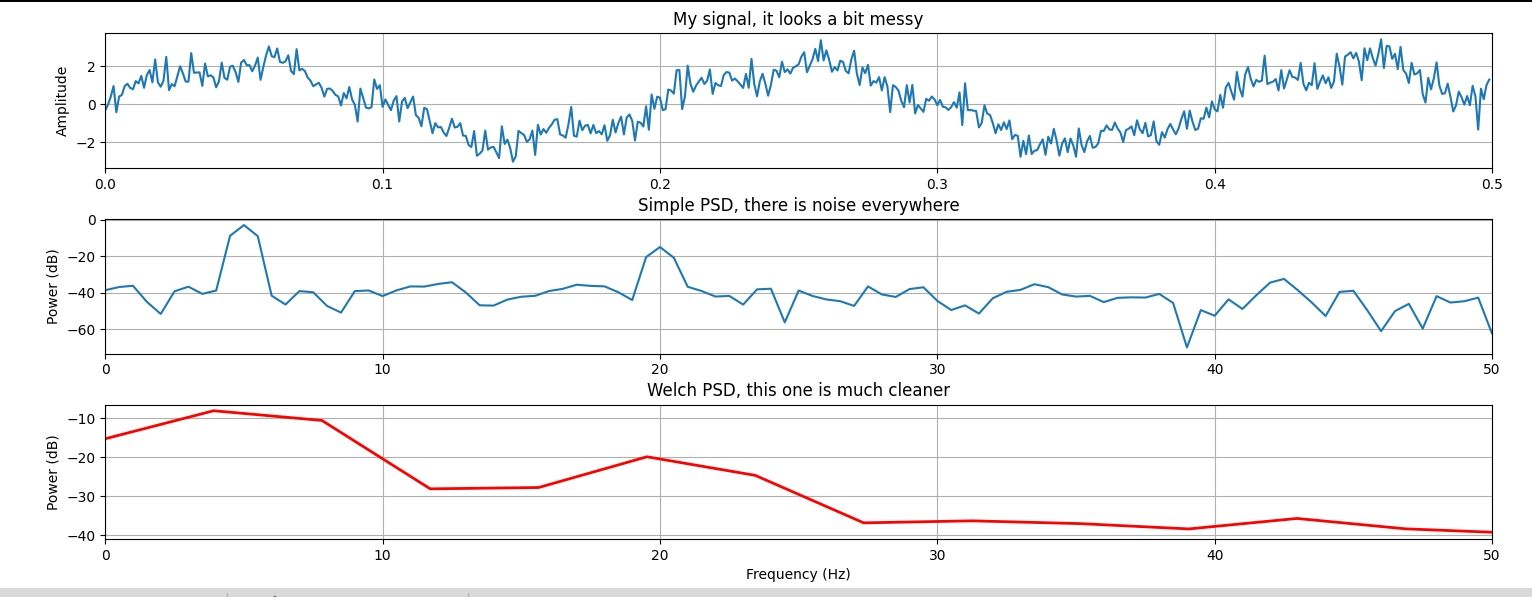

The Python source for this figure:
import numpy as np
import matplotlib.pyplot as plt

# I did not understand PSD before today, so I am just trying it out

fs = 1000 # I am using 1000 because it is easy to work with
t = np.arange(0, 2, 1/fs)

# My signal: 5Hz is loud, 20Hz is quiet, plus some noise, I hope this works
sig = 2*np.sin(2*np.pi*5*t) + 0.5*np.sin(2*np.pi*20*t) + 0.5*np.random.randn(len(t))

# First one, the simple one, Do FFT, square it to get power, then divide by fs*N. Divide by N to average it, so longer signal does not look louder.  Divide by fs to get power per 1 Hz, not just total power
N = len(sig)
X = np.fft.rfft(sig * np.hanning(N)) # Hann window from Day 10, if I do not use it the spectrum will leak
freqs = np.fft.rfftfreq(N, 1/fs)
psd_simple = (abs(X)**2) / (fs * N)

# Second one, Welch, cut it into small pieces and then average them
#Someone on YouTube said averaging will reduce the noise, let me see if it is true
def my_welch(x, fs, chunk=256):
    step = chunk // 2 # Half overlap
    win = np.hanning(chunk)
    total = 0
    how_many = 0
    for start in range(0, len(x)-chunk+1, step):
        piece = x[start:start+chunk] * win
        Xp = np.fft.rfft(piece)
        total += (abs(Xp)**2) / (fs * np.sum(win**2))
        how_many += 1
    f = np.fft.rfftfreq(chunk, 1/fs)
    return f, total / how_many

freqs2, psd_welch = my_welch(sig, fs)

# Plot time, three plots on one page
plt.figure(figsize=(10, 7))

plt.subplot(3,1,1)
plt.plot(t[:500], sig[:500])
plt.title("My signal, it looks a bit messy")
plt.ylabel("Amplitude")
plt.grid(True)
plt.xlim(0, 0.5)

plt.subplot(3,1,2)
plt.plot(freqs, 10*np.log10(psd_simple + 1e-12))
plt.title("Simple PSD, there is noise everywhere")
plt.ylabel("Power (dB)")
plt.grid(True)
plt.xlim(0, 50)

plt.subplot(3,1,3)
plt.plot(freqs2, 10*np.log10(psd_welch + 1e-12), color='red', linewidth=2)
plt.title("Welch PSD, this one is much cleaner")
plt.xlabel("Frequency (Hz)")
plt.ylabel("Power (dB)")
plt.grid(True)
plt.xlim(0, 50)

plt.tight_layout()
plt.show()

# Let me check, 5Hz should be bigger than 20Hz
i5 = np.argmin(abs(freqs2 - 5))
i20 = np.argmin(abs(freqs2 - 20))
print("5Hz:", round(10*np.log10(psd_welch[i5]), 1), "dB")
print("20Hz:", round(10*np.log10(psd_welch[i20]), 1), "dB")
print("It worked, 5Hz is bigger")
